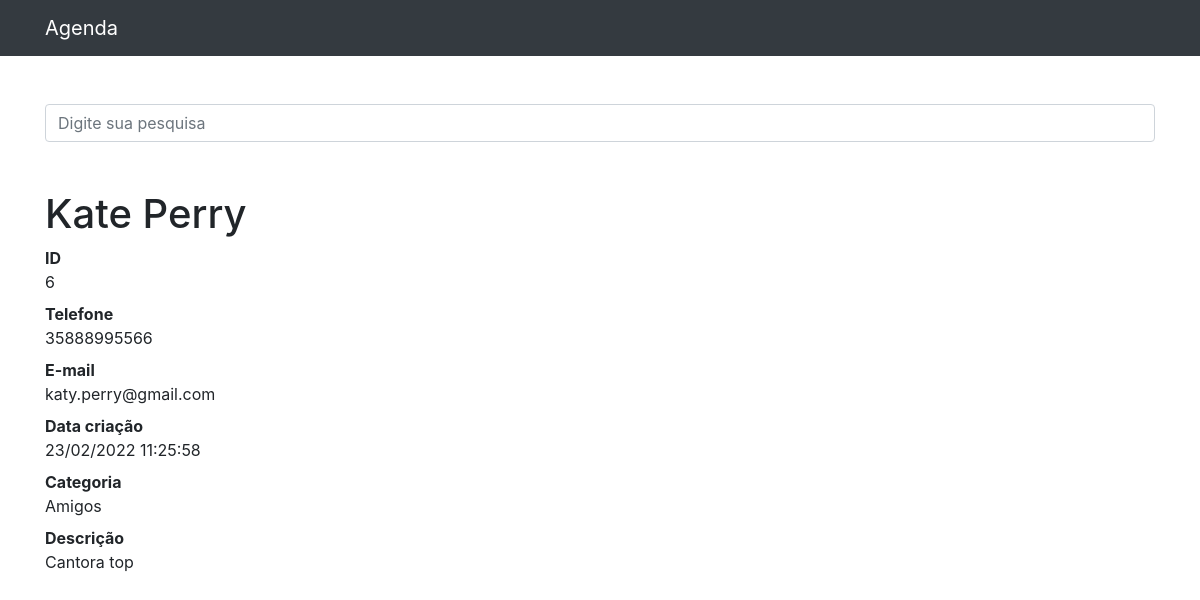
The page /contato/6 on the database its author committed.
### contatos/models.py (models this page shows, shortened)
class Contato(models.Model):
    nome = models.CharField(max_length=255)
    sobrenome = models.CharField(max_length=255, blank=True)
    telefone = models.CharField(max_length=255)
    email = models.CharField(max_length=255, blank=True)
    data_criacao = models.DateTimeField(default=timezone.now)
    descricao = models.TextField(blank=True)
    categoria = models.ForeignKey(Categoria, on_delete=models.DO_NOTHING)
    mostrar = models.BooleanField(default=True)

class Categoria(models.Model):
    nome = models.CharField(max_length=255)
    def __str__(self):
        return self.nome

### contatos/views.py (the view)
# urls.py: path('contato/<int:contato_id>', views.single_contato, name='single_contato'),
def single_contato(request, contato_id):
    contato = get_object_or_404(Contato, id=contato_id) # buscando dados ou retorna 404
    if not contato.mostrar:
        Http404()
    else:
        return render(request, 'contatos/single.html', {
            'contato' : contato
        })

### contatos/templates/contatos/single.html
{% extends 'base.html' %}
{% block conteudo %}
    <h1 class="mt-5">{{ contato.nome }} {{ contato.sobrenome }}</h1>
    <dl>
      <dt>ID</dt>
      <dd>{{ contato.id }}</dd>
      <dt>Telefone</dt>
      <dd>{{ contato.telefone }}</dd>
      <dt>E-mail</dt>
      <dd>{{ contato.email }}</dd>
      <dt>Data criação</dt>
      <dd>{{ contato.data_criacao|date:'d/m/Y H:i:s' }}</dd>
      <dt>Categoria</dt>
      <dd>{{ contato.categoria }}</dd>
      <dt>Descrição</dt>
      <dd>
        {{ contato.descricao }}
      </dd>
    </dl>
{% endblock %}

### rows shown on the page
Contato: nome "Kate", sobrenome "Perry", id "6", telefone "35888995566", email "katy.perry@gmail.com", data_criacao "23/02/2022 11:25:58", categoria "Amigos", descricao "Cantora top"
